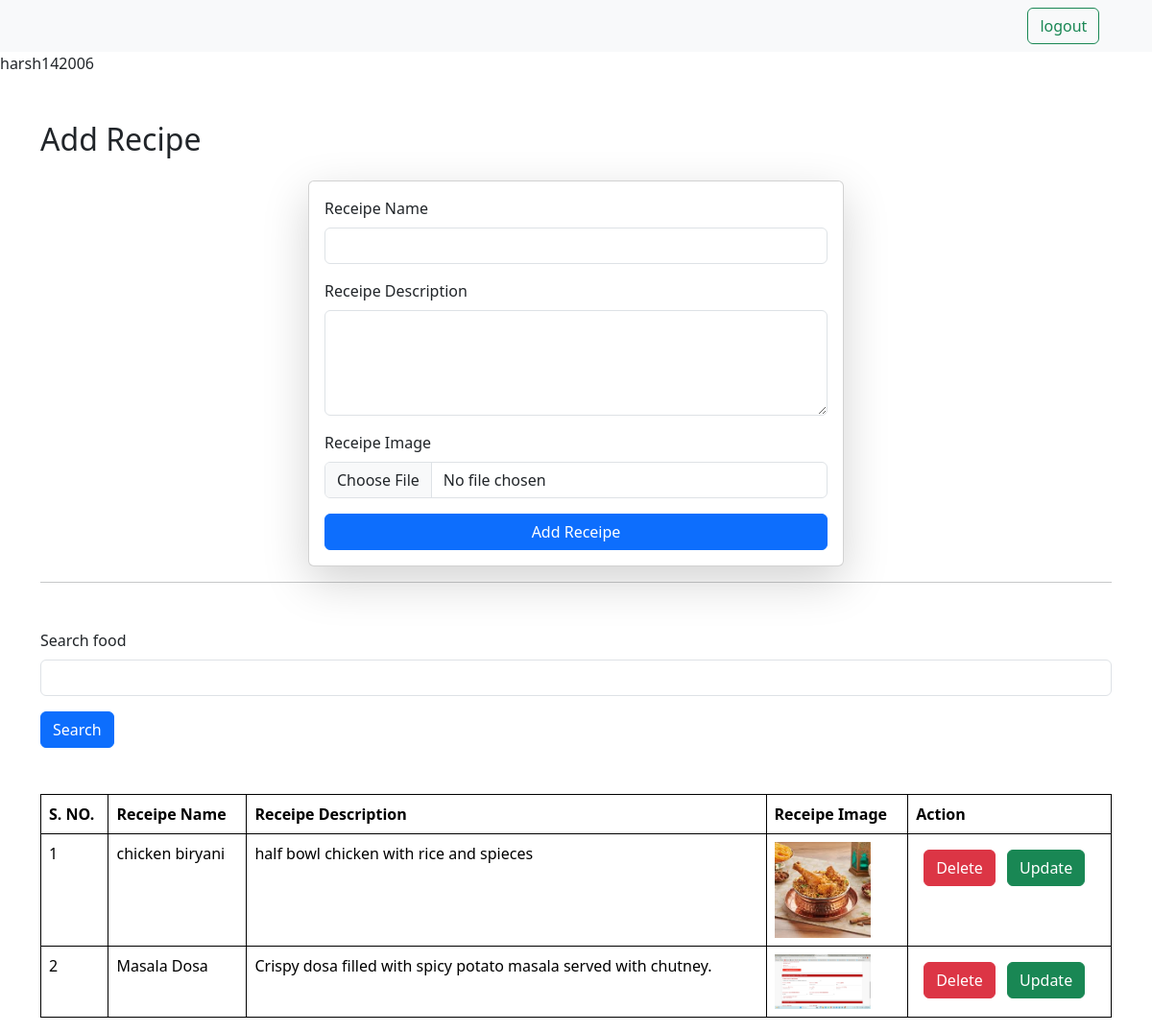
/receipes/ (signed in), run on the app's committed database.
### vege/models.py (models this page shows)
class Receipe(models.Model):
    user=models.ForeignKey(User,on_delete=models.SET_NULL,null=True,blank=True)
    receipe_name=models.CharField(max_length=100)
    receipe_description=models.TextField()
    receipe_image=models.ImageField(upload_to="receipe")

### vege/views.py (the view, shortened to what this page needs)
# urls.py: path('receipes/',receipes,name="receipes"),
@login_required(login_url="/login/")
def receipes(request):
    data=None
    queryset=Receipe.objects.all()
    if request.GET.get('search'):
        queryset=queryset.filter(receipe_name__icontains=request.GET.get('search'))
    context={'receipes': queryset}
    return render(request, 'receipes.html', context)

### vege/templates/receipes.html (shortened to what this page needs)
<!DOCTYPE html>
<html lang="en">
<head>
    <link href="https://cdn.jsdelivr.net/npm/bootstrap@5.3.2/dist/css/bootstrap.min.css" rel="stylesheet">
</head>
<body>
    <nav class="navbar bg-body-tertiary">
  <div class="container-fluid">
    <form class="d-flex" role="search" style="margin-left:90%;">
        {%if request.user.is_authenticate%}
      <a href="/logout/" class="btn btn-outline-success" type="submit">login</a>
      {% else %}
      <a href="/login/" class="btn btn-outline-success" type="submit">logout</a>
      {% endif %}
    </form>
  </div>
</nav>
{{request.user}}<br>
<div class="container mt-5">
    <h2 class="mb-4">Add Recipe</h2>
    <form  class="col-6 mx-auto card p-3 shadow-lg" method="POST" enctype="multipart/form-data">
        <div class="mb-3">
            <label class="form-label">Receipe Name</label>
            <input type="text" name="receipe_name" class="form-control" required>
        </div>
        <div class="mb-3">
            <label class="form-label">Receipe Description</label>
            <textarea name="receipe_description" class="form-control" rows="4" required></textarea>
        </div>
        <div class="mb-3">
            <label class="form-label">Receipe Image</label>
            <input type="file" name="receipe_image" class="form-control" required>
        </div>
        <button type="submit" class="btn btn-primary">Add Receipe</button>
    </form>
    <hr>
    <div class="mt-5">
        <div>
        <form method="get">
           <div class="mb-3">
               <label class="form-label">Search food</label>
               <input type="text" name="search"   class="form-control" >
           </div>
           <button type="submit" class="btn btn-primary">Search</button>
        </form>
        </div>
    </div>
    <table class ="table mt-5">
    <thead>
  <tr>
    <th>S. NO.</th>
    <th>Receipe Name</th>
    <th>Receipe Description</th>
    <th>Receipe Image</th>
    <th>Action</th>
  </tr>
</thead>
<tbody>
 {% for i in receipes %}
<tr>
    <td>{{ forloop.counter }}</td>
    <td>{{ i.receipe_name }}</td>
    <td>{{ i.receipe_description }}</td>
    <td>
        {% if i.receipe_image %}
            <img src="{{ i.receipe_image.url }}" width="100">
        {% else %}
            No Image
        {% endif %}
    </td>
    <td>
        <a href="/delete-receipe/{{i.id}}/" class="btn btn-danger m-2"> Delete</a>
        <a href="/update-receipe/{{i.id}}/" class="btn btn-success"> Update</a>
    </td>
</tr>
{% endfor %}
</tbody>
</table>
</div>
</body>
</html>

### vege/templates/receipes.html (style rules this page uses)
table, th, td { border: 1px solid black; border-collapse: collapse; padding: 6px; }

### data on the page
Receipe: receipe_name "chicken biryani", receipe_description "half bowl chicken with rice and spieces", receipe_image (picture)
Receipe: receipe_name "Masala Dosa", receipe_description "Crispy dosa filled with spicy potato masala served with chutney.", receipe_image (picture)

### other printed values
{{ request.user }} "harsh142006"
